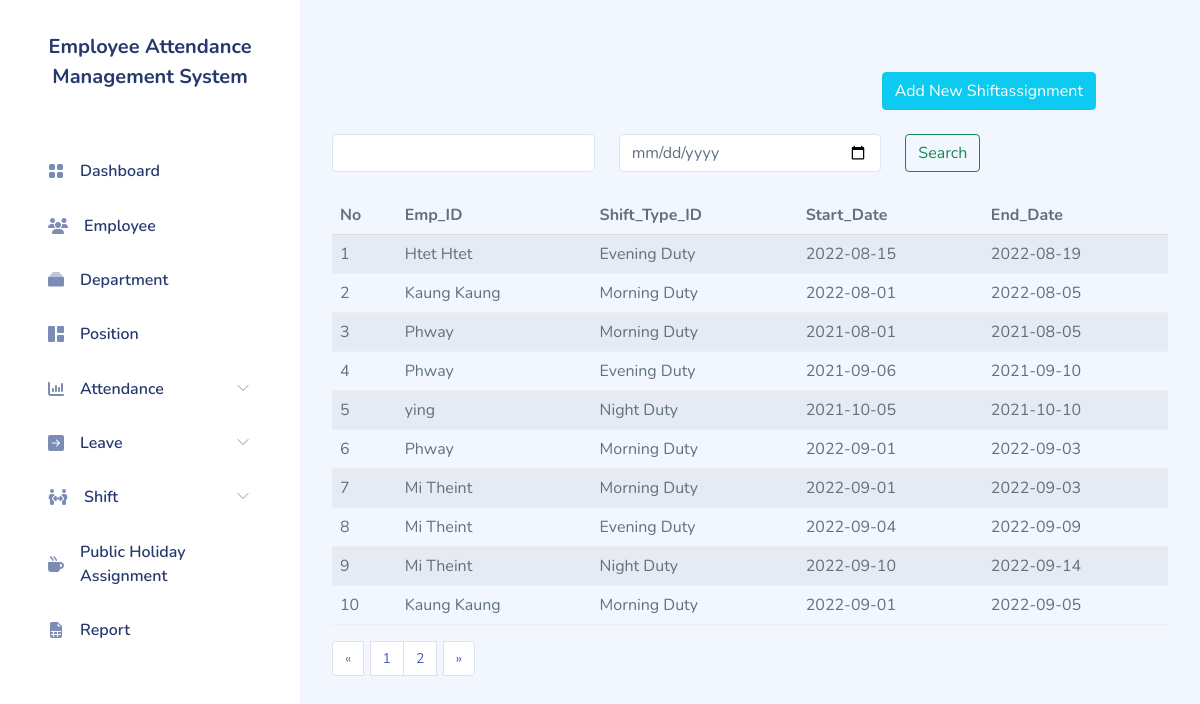
The app's page /shiftAssignment_index.php with its own data.
### tables this page shows
CREATE TABLE `shift_assignment` (
  `id` int NOT NULL,
  `emp_id` int NOT NULL,
  `shift_type_id` int NOT NULL,
  `start_date` date NOT NULL,
  `end_date` date NOT NULL
);

CREATE TABLE `employee` (
  `id` int NOT NULL,
  `emp_name` varchar(255) NOT NULL,
  `nrc` varchar(255) NOT NULL,
  `emp_ph` varchar(255) NOT NULL,
  `emp_email` varchar(255) NOT NULL,
  `dob` varchar(255) NOT NULL,
  `gender` varchar(255) NOT NULL,
  `address` varchar(255) NOT NULL,
  `position_id` int NOT NULL
);

CREATE TABLE `shift_type` (
  `id` int NOT NULL,
  `shift_name` varchar(255) NOT NULL,
  `start_time` varchar(255) NOT NULL,
  `end_time` varchar(255) NOT NULL
);

### model/shift_assignment.php (called while the page is built, shortened)
<?php
class Shiftassign{
    public function getshfassign()
    {
        $pdo=Database::connect();
        $sql="select employee.emp_name, shift_type.shift_name,shift_assignment.start_date,
        shift_assignment.end_date FROM shift_assignment JOIN employee on
        shift_assignment.emp_id=employee.id JOIN shift_type ON
        shift_assignment.shift_type_id=shift_type.id; ";
        $statement=$pdo->prepare($sql);
        $statement->execute();
        $results=$statement->fetchAll(PDO::FETCH_ASSOC);
        return $results;
    }
    public function getShfInfo($pageno){
        $total_records_page = 10;
        $offset = ($pageno-1) * $total_records_page;
        $pdo = Database::connect();
        $sql ="select employee.emp_name, shift_type.shift_name,shift_assignment.start_date,
        shift_assignment.end_date FROM shift_assignment JOIN employee on
        shift_assignment.emp_id=employee.id JOIN shift_type ON
        shift_assignment.shift_type_id=shift_type.id limit $offset,$total_records_page";
        $statement=$pdo->prepare($sql);
        $statement->execute();
        $results = $statement->fetchAll(PDO::FETCH_ASSOC);
        return $results;
    }
}
?>

### controller/shfassigncontroller.php (called while the page is built, shortened)
<?php
include_once "model/shift_assignment.php";
class ShfassignController extends Shiftassign{
public function getShiftassign(){
    $results=$this->getshfassign();
    return $results;
}
public function getShiftInfo($pageno){
    $results = $this->getShfInfo($pageno);
    return $results;
}
}
?>

### shiftAssignment_index.php (the view, shortened to what this page needs)
<?php
    include_once 'controller/shfassigncontroller.php';
    $shfassigncontroller=new ShfassignController();
    $results=$shfassigncontroller->getShiftassign();
    if(isset($_GET['page']) && !empty($_GET['page'])){
        $pageno = $_GET['page'];
        echo $pageno;
    }else{
        $pageno=1;
    }
    $list_result = $shfassigncontroller->getShiftInfo($pageno);
    $total_rows =10;
    $toal_results = count($shfassigncontroller->getShiftassign());
    $total_pages = ceil($toal_results/$total_rows);
    $prev = $pageno-1;
    $next = $pageno+1;
    include_once ('layouts/header.php');
?>
    <div id="app">
    <?php
    include_once ('layouts/sidebar.php');
?>
        <div id="main">
            <div class="container-fluid px-4">
            <div class="text-end me-5">
                <a href="shiftcalendar.php" class="btn btn-info mb-4">Add New Shiftassignment</a>
            </div>
            </div>
            <div class="row mb-4">
                <div class="col-md-4">
                    <input type="text" name="eName" id="eName" class="form-control">
                </div>
                <div class="col-md-4">
                    <input type="date" name="date" id="date" class="form-control">
                </div>
                <div class="col-md-4">
                    <button class="btn btn-outline-success" id="search">Search</button>
                </div>
            </div>
            <div class="row">
            <div class="col-md-12">
                <table class="table table-striped">
                    <thead>
                        <tr>
                            <th>No</th>
                            <th>Emp_ID</th>
                            <th>Shift_Type_ID</th>
                            <th>Start_Date</th>
                            <th>End_Date</th>
                        </tr>
                    </thead>
                    <tbody id="tbody">
                        <?php
                        $count=1;
                            foreach($list_result as $result)
                            {
                                echo "<tr>";
                                echo "<td>" . $count ."</td>";
                                echo "<td>" . $result['emp_name'] ."</td>";
                                echo "<td>" . $result['shift_name'] ."</td>";
                                echo "<td>" . $result['start_date'] ."</td>";
                                echo "<td>" . $result['end_date'] ."</td>";
                                echo "</tr>";
                                $count++;
                            }
                        ?>
                </table>
            </div>
            <nav aria-label="Page navigation example">
                                <ul class="pagination">
                                    <li
                                    <?php if($pageno<=1)
                                    echo 'class="page-item disabled"';
                                    else echo 'class="page-item"'?>>
                                    <a class="page-link" href="shiftAssignment_index.php?page=<?php echo $prev;?>" aria-label="Previous">
                                        <span aria-hidden="true">&laquo;</span>
                                    </a>
                                    </li>
                                    <?php
                                        for($index=1;$index<=$total_pages;$index++){
                                            echo '<li class="page-item"><a class="page-link" href=shiftAssignment_index.php?page='.$index.'>'.$index.'</a></li>';
                                        }
                                    ?>
                                    <li
                                    <?php if($pageno>=$total_pages)
                                    echo 'class="page-item disabled"';
                                    else echo 'class="page-item"'?>>
                                    <a class="page-link" href="shiftAssignment_index.php?page=<?php echo $next;?>" aria-label="Next">
                                        <span aria-hidden="true">&raquo;</span>
                                    </a>
                                    </li>
                                </ul>
                            </nav>
        </div>
        </div>
    </div>
<?php
    include_once ('layouts/footer.php');
?>

### assets/css/app.css (style rules this page uses)
.btn.btn-danger,.btn.btn-info,.btn.btn-primary,.btn.btn-secondary,.btn.btn-success,.btn.btn-warning { color:#fff }
.page-item .page-link { font-size:.875rem }
.page-item:first-child { margin-right:.4rem }
.page-item:last-child { margin-left:.4rem }
.dataTable-table td,.dataTable-table thead th,.table td,.table thead th { vertical-align:middle }
.dataTable-table:not(.table-borderless) thead th,.table:not(.table-borderless) thead th { border-bottom:1px solid #dedede!important }
#main { margin-left:300px;padding:2rem }
a { text-decoration:none }

### records on screen
shift_assignment: emp.emp_name "Htet Htet", shift_type.shift_name "Evening Duty", start_date "2022-08-15", end_date "2022-08-19"
shift_assignment: emp.emp_name "Kaung Kaung", shift_type.shift_name "Morning Duty", start_date "2022-08-01", end_date "2022-08-05"
shift_assignment: emp.emp_name "Phway", shift_type.shift_name "Morning Duty", start_date "2021-08-01", end_date "2021-08-05"
shift_assignment: emp.emp_name "Phway", shift_type.shift_name "Evening Duty", start_date "2021-09-06", end_date "2021-09-10"
shift_assignment: emp.emp_name "ying", shift_type.shift_name "Night Duty", start_date "2021-10-05", end_date "2021-10-10"
shift_assignment: emp.emp_name "Phway", shift_type.shift_name "Morning Duty", start_date "2022-09-01", end_date "2022-09-03"
shift_assignment: emp.emp_name "Mi Theint", shift_type.shift_name "Morning Duty", start_date "2022-09-01", end_date "2022-09-03"
shift_assignment: emp.emp_name "Mi Theint", shift_type.shift_name "Evening Duty", start_date "2022-09-04", end_date "2022-09-09"
shift_assignment: emp.emp_name "Mi Theint", shift_type.shift_name "Night Duty", start_date "2022-09-10", end_date "2022-09-14"
shift_assignment: emp.emp_name "Kaung Kaung", shift_type.shift_name "Morning Duty", start_date "2022-09-01", end_date "2022-09-05"
